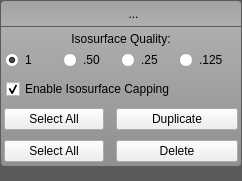
<?xml version="1.0" encoding="UTF-8"?>
<ui version="4.0">
 <class>GroupButtonMenu</class>
 <widget class="QWidget" name="GroupButtonMenu">
  <property name="geometry">
   <rect>
    <x>0</x>
    <y>0</y>
    <width>242</width>
    <height>181</height>
   </rect>
  </property>
  <property name="windowTitle">
   <string>GroupButtonMenu</string>
  </property>
  <property name="styleSheet">
   <string notr="true">
QWidget#background_{
	background-color: rgb( 90,90,90 );
} 

/*group_new_mask_button_ */
QToolButton#group_new_mask_button_{
	background-color: rgba(0, 0, 0, 0);
	border: 1px solid rgba(0, 0, 0, 0);
	margin: 0 0 0 0;
	padding: 0 0 0 0;
}
QToolButton#group_new_mask_button_:hover{
	background-color: rgba( 0, 0, 0, 30 ); border-radius: 3px;
}
QToolButton#group_new_mask_button_:pressed{
	background-color: rgb(233, 111, 53);
	border-radius: 3px;
	border: 1px solid rgb(142, 67, 32);
	margin: 0 0 0 0;
	padding: 0 0 0 0; 
}

/* group_delete_button_ */
QToolButton#group_delete_button_{
	background-color: rgba(0, 0, 0, 0);
	border: 1px solid rgba(0, 0, 0, 0);
	margin: 0 0 0 0;
	padding: 0 0 0 0;
}
QToolButton#group_delete_button_:hover{
	background-color: rgba( 0, 0, 0, 30 ); border-radius: 3px;
}
QToolButton#group_delete_button_:checked{
	background-color: rgb(233, 111, 53);
	border-radius: 3px;
	border: 1px solid rgb(142, 67, 32);
	margin: 0 0 0 0;
	padding: 0 0 0 0;
}

/* group_iso_button_ */
QToolButton#group_iso_button_{
	background-color: rgba(0, 0, 0, 0);
	border: 1px solid rgba(0, 0, 0, 0);
	margin: 0 0 0 0;
	padding: 0 0 0 0;
}
QToolButton#group_iso_button_:hover{
	background-color: rgba( 0, 0, 0, 30 ); border-radius: 3px;
}
QToolButton#group_iso_button_:checked{
	background-color: rgb(233, 111, 53);
	border-radius: 3px;
	border: 1px solid rgb(142, 67, 32);
	margin: 0 0 0 0;
	padding: 0 0 0 0;
}

/* duplicate_layer_button_ */
QToolButton#duplicate_layer_button_{
	background-color: rgba(0, 0, 0, 0);
	border: 1px solid rgba(0, 0, 0, 0);
	margin: 0 0 0 0;
	padding: 0 0 0 0;
}
QToolButton#duplicate_layer_button_:hover{
	background-color: rgba( 0, 0, 0, 30 ); border-radius: 3px;
}
QToolButton#duplicate_layer_button_:checked{
	background-color: rgb(233, 111, 53);
	border-radius: 3px;
	border: 1px solid rgb(142, 67, 32);
	margin: 0 0 0 0;
	padding: 0 0 0 0;
}


QWidget#group_tools_{
	border-radius: 4px;
	border: 1px solid rgb(90, 90, 90);
	background-color: qlineargradient(spread:pad, x1:0.5, y1:0, x2:0.5, y2:0.960227, stop:0 rgba(161, 161, 161, 255), stop:0.155779 rgba(175, 175, 175, 255), stop:1 rgba(144, 144, 144, 255));
}

QWidget#buttons_{
	border-bottom: 1px solid rgb(90, 90, 90);
}</string>
  </property>
  <layout class="QHBoxLayout" name="horizontalLayout">
   <property name="spacing">
    <number>0</number>
   </property>
   <property name="margin">
    <number>0</number>
   </property>
   <item>
    <widget class="QWidget" name="background_" native="true">
     <layout class="QVBoxLayout" name="verticalLayout">
      <property name="spacing">
       <number>0</number>
      </property>
      <property name="margin">
       <number>0</number>
      </property>
      <item>
       <widget class="QWidget" name="group_tools_" native="true">
        <layout class="QVBoxLayout" name="verticalLayout_10">
         <property name="spacing">
          <number>0</number>
         </property>
         <property name="margin">
          <number>0</number>
         </property>
         <item>
          <widget class="QWidget" name="buttons_" native="true">
           <property name="sizePolicy">
            <sizepolicy hsizetype="Preferred" vsizetype="Fixed">
             <horstretch>0</horstretch>
             <verstretch>0</verstretch>
            </sizepolicy>
           </property>
           <property name="minimumSize">
            <size>
             <width>0</width>
             <height>27</height>
            </size>
           </property>
           <property name="maximumSize">
            <size>
             <width>16777215</width>
             <height>27</height>
            </size>
           </property>
           <layout class="QHBoxLayout" name="horizontalLayout_2" stretch="0,0,0,0,1">
            <property name="spacing">
             <number>4</number>
            </property>
            <property name="leftMargin">
             <number>2</number>
            </property>
            <property name="topMargin">
             <number>3</number>
            </property>
            <property name="rightMargin">
             <number>2</number>
            </property>
            <property name="bottomMargin">
             <number>2</number>
            </property>
            <item>
             <spacer name="horizontalSpacer">
              <property name="orientation">
               <enum>Qt::Horizontal</enum>
              </property>
              <property name="sizeHint" stdset="0">
               <size>
                <width>40</width>
                <height>20</height>
               </size>
              </property>
             </spacer>
            </item>
            <item>
             <widget class="QToolButton" name="duplicate_layer_button_">
              <property name="toolTip">
               <string>Duplicate a layer</string>
              </property>
              <property name="text">
               <string>...</string>
              </property>
              <property name="icon">
               <iconset resource="../../Resources/QtResources.qrc">
                <normaloff>:/Images/DuplicateOff.png</normaloff>
                <normalon>:/Images/Duplicate.png</normalon>:/Images/DuplicateOff.png</iconset>
              </property>
              <property name="iconSize">
               <size>
                <width>35</width>
                <height>20</height>
               </size>
              </property>
              <property name="checkable">
               <bool>true</bool>
              </property>
             </widget>
            </item>
            <item>
             <widget class="QToolButton" name="group_iso_button_">
              <property name="minimumSize">
               <size>
                <width>0</width>
                <height>22</height>
               </size>
              </property>
              <property name="maximumSize">
               <size>
                <width>16777215</width>
                <height>22</height>
               </size>
              </property>
              <property name="toolTip">
               <string>Open the isosurface menu</string>
              </property>
              <property name="text">
               <string/>
              </property>
              <property name="icon">
               <iconset resource="../../Resources/QtResources.qrc">
                <normaloff>:/Images/IsosurfaceMenuOff.png</normaloff>
                <normalon>:/Images/IsosurfaceMenu.png</normalon>:/Images/IsosurfaceMenuOff.png</iconset>
              </property>
              <property name="iconSize">
               <size>
                <width>35</width>
                <height>20</height>
               </size>
              </property>
              <property name="checkable">
               <bool>true</bool>
              </property>
             </widget>
            </item>
            <item>
             <widget class="QToolButton" name="group_delete_button_">
              <property name="minimumSize">
               <size>
                <width>22</width>
                <height>22</height>
               </size>
              </property>
              <property name="maximumSize">
               <size>
                <width>22</width>
                <height>22</height>
               </size>
              </property>
              <property name="toolTip">
               <string>Delete a layer</string>
              </property>
              <property name="text">
               <string/>
              </property>
              <property name="icon">
               <iconset resource="../../Resources/QtResources.qrc">
                <normaloff>:/Images/Delete.png</normaloff>
                <normalon>:/Images/DeleteWhite.png</normalon>:/Images/Delete.png</iconset>
              </property>
              <property name="checkable">
               <bool>true</bool>
              </property>
             </widget>
            </item>
            <item>
             <widget class="QToolButton" name="group_new_mask_button_">
              <property name="minimumSize">
               <size>
                <width>22</width>
                <height>22</height>
               </size>
              </property>
              <property name="maximumSize">
               <size>
                <width>22</width>
                <height>22</height>
               </size>
              </property>
              <property name="toolTip">
               <string>Create a new mask layer</string>
              </property>
              <property name="text">
               <string/>
              </property>
              <property name="icon">
               <iconset resource="../../Resources/QtResources.qrc">
                <normaloff>:/Images/Add.png</normaloff>
                <normalon>:/Images/AddWhite.png</normalon>:/Images/Add.png</iconset>
              </property>
              <property name="iconSize">
               <size>
                <width>20</width>
                <height>20</height>
               </size>
              </property>
             </widget>
            </item>
           </layout>
          </widget>
         </item>
         <item>
          <widget class="QWidget" name="iso_quality_" native="true">
           <layout class="QVBoxLayout" name="verticalLayout_14" stretch="0,1">
            <property name="spacing">
             <number>2</number>
            </property>
            <property name="margin">
             <number>4</number>
            </property>
            <item>
             <widget class="QWidget" name="widget_19" native="true">
              <property name="minimumSize">
               <size>
                <width>0</width>
                <height>16</height>
               </size>
              </property>
              <layout class="QHBoxLayout" name="horizontalLayout_31">
               <property name="spacing">
                <number>0</number>
               </property>
               <property name="leftMargin">
                <number>4</number>
               </property>
               <property name="topMargin">
                <number>0</number>
               </property>
               <property name="rightMargin">
                <number>4</number>
               </property>
               <property name="bottomMargin">
                <number>0</number>
               </property>
               <item>
                <widget class="QLabel" name="label">
                 <property name="sizePolicy">
                  <sizepolicy hsizetype="Preferred" vsizetype="Fixed">
                   <horstretch>0</horstretch>
                   <verstretch>0</verstretch>
                  </sizepolicy>
                 </property>
                 <property name="minimumSize">
                  <size>
                   <width>0</width>
                   <height>16</height>
                  </size>
                 </property>
                 <property name="text">
                  <string>Isosurface Quality:</string>
                 </property>
                 <property name="alignment">
                  <set>Qt::AlignCenter</set>
                 </property>
                </widget>
               </item>
              </layout>
             </widget>
            </item>
            <item>
             <widget class="QWidget" name="widget_18" native="true">
              <property name="sizePolicy">
               <sizepolicy hsizetype="Preferred" vsizetype="MinimumExpanding">
                <horstretch>0</horstretch>
                <verstretch>0</verstretch>
               </sizepolicy>
              </property>
              <layout class="QHBoxLayout" name="horizontalLayout_24" stretch="1,1,1,1">
               <property name="spacing">
                <number>0</number>
               </property>
               <property name="margin">
                <number>1</number>
               </property>
               <item>
                <widget class="QRadioButton" name="radioButton_1_point_0">
                 <property name="text">
                  <string>1</string>
                 </property>
                 <property name="checked">
                  <bool>true</bool>
                 </property>
                </widget>
               </item>
               <item>
                <widget class="QRadioButton" name="radioButton_point_5">
                 <property name="text">
                  <string>.50</string>
                 </property>
                </widget>
               </item>
               <item>
                <widget class="QRadioButton" name="radioButton_point_25">
                 <property name="text">
                  <string>.25</string>
                 </property>
                </widget>
               </item>
               <item>
                <widget class="QRadioButton" name="radioButton_point_125">
                 <property name="text">
                  <string>.125</string>
                 </property>
                </widget>
               </item>
              </layout>
             </widget>
            </item>
           </layout>
          </widget>
         </item>
         <item>
          <widget class="QWidget" name="iso_capping_" native="true">
           <property name="minimumSize">
            <size>
             <width>0</width>
             <height>10</height>
            </size>
           </property>
           <layout class="QHBoxLayout" name="horizontalLayout_5">
            <property name="spacing">
             <number>0</number>
            </property>
            <property name="margin">
             <number>6</number>
            </property>
            <item>
             <widget class="QCheckBox" name="iso_capping_checkbox_">
              <property name="minimumSize">
               <size>
                <width>50</width>
                <height>0</height>
               </size>
              </property>
              <property name="text">
               <string>Enable Isosurface Capping</string>
              </property>
              <property name="checked">
               <bool>true</bool>
              </property>
             </widget>
            </item>
           </layout>
          </widget>
         </item>
         <item>
          <widget class="QWidget" name="duplicate_layers_" native="true">
           <property name="minimumSize">
            <size>
             <width>0</width>
             <height>32</height>
            </size>
           </property>
           <property name="maximumSize">
            <size>
             <width>16777215</width>
             <height>32</height>
            </size>
           </property>
           <layout class="QHBoxLayout" name="horizontalLayout_4">
            <property name="spacing">
             <number>12</number>
            </property>
            <property name="leftMargin">
             <number>4</number>
            </property>
            <property name="topMargin">
             <number>0</number>
            </property>
            <property name="rightMargin">
             <number>4</number>
            </property>
            <property name="bottomMargin">
             <number>0</number>
            </property>
            <item>
             <widget class="QPushButton" name="select_all_for_duplication_button_">
              <property name="maximumSize">
               <size>
                <width>100</width>
                <height>16777215</height>
               </size>
              </property>
              <property name="text">
               <string>Select All</string>
              </property>
              <property name="checkable">
               <bool>true</bool>
              </property>
             </widget>
            </item>
            <item>
             <widget class="QPushButton" name="duplicate_button_">
              <property name="text">
               <string>Duplicate</string>
              </property>
             </widget>
            </item>
           </layout>
          </widget>
         </item>
         <item>
          <widget class="QWidget" name="delete_" native="true">
           <property name="minimumSize">
            <size>
             <width>0</width>
             <height>32</height>
            </size>
           </property>
           <property name="maximumSize">
            <size>
             <width>16777215</width>
             <height>32</height>
            </size>
           </property>
           <layout class="QHBoxLayout" name="horizontalLayout_3">
            <property name="spacing">
             <number>12</number>
            </property>
            <property name="leftMargin">
             <number>4</number>
            </property>
            <property name="topMargin">
             <number>0</number>
            </property>
            <property name="rightMargin">
             <number>4</number>
            </property>
            <property name="bottomMargin">
             <number>0</number>
            </property>
            <item>
             <widget class="QPushButton" name="select_all_button_">
              <property name="maximumSize">
               <size>
                <width>100</width>
                <height>16777215</height>
               </size>
              </property>
              <property name="toolTip">
               <string>Select all layers in this group</string>
              </property>
              <property name="text">
               <string>Select All</string>
              </property>
              <property name="checkable">
               <bool>true</bool>
              </property>
             </widget>
            </item>
            <item>
             <widget class="QPushButton" name="delete_button_">
              <property name="text">
               <string>Delete</string>
              </property>
             </widget>
            </item>
           </layout>
          </widget>
         </item>
        </layout>
       </widget>
      </item>
      <item>
       <widget class="QLabel" name="facade_">
        <property name="text">
         <string/>
        </property>
       </widget>
      </item>
     </layout>
    </widget>
   </item>
  </layout>
 </widget>
 <resources>
  <include location="../../Resources/QtResources.qrc"/>
 </resources>
 <connections/>
</ui>
